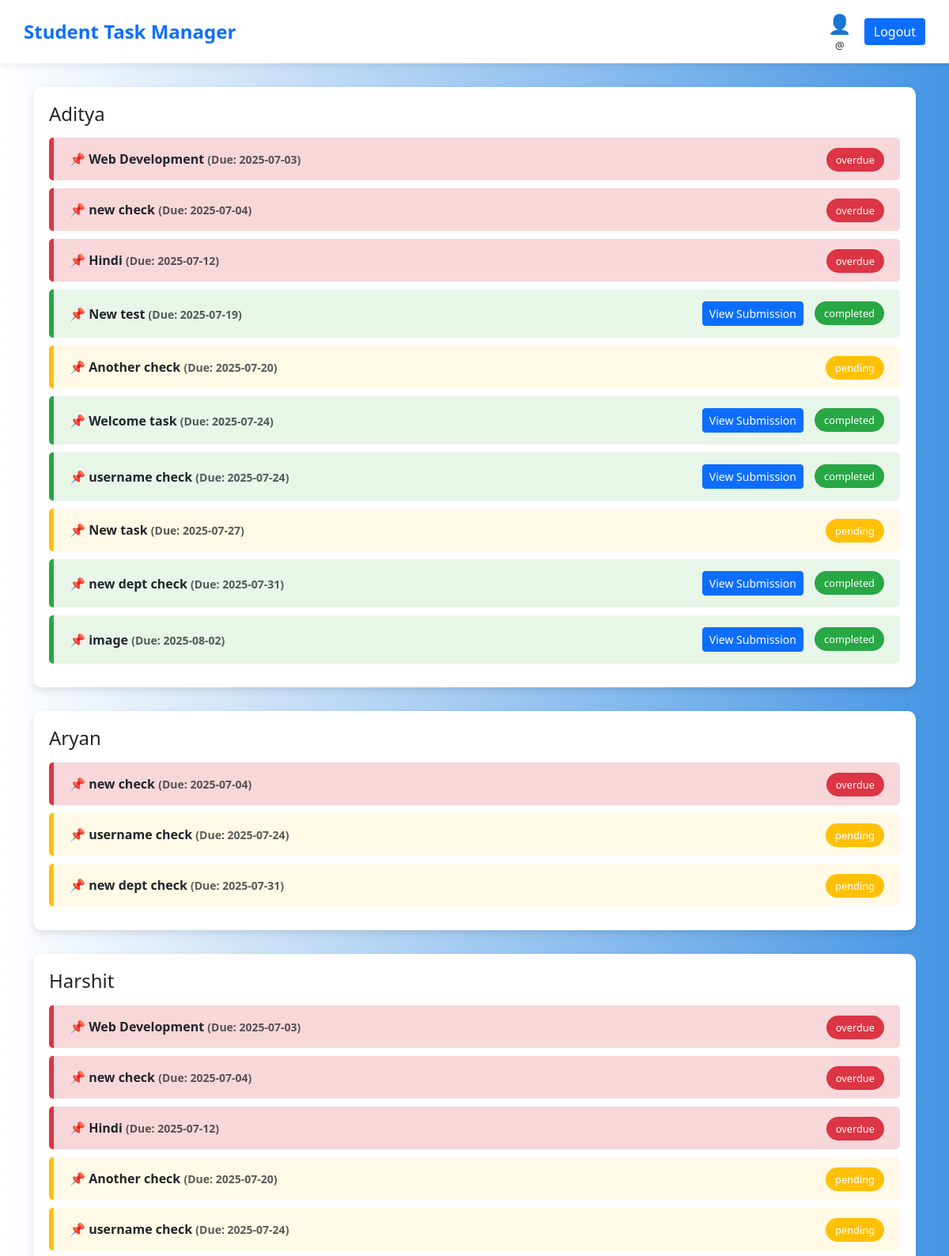
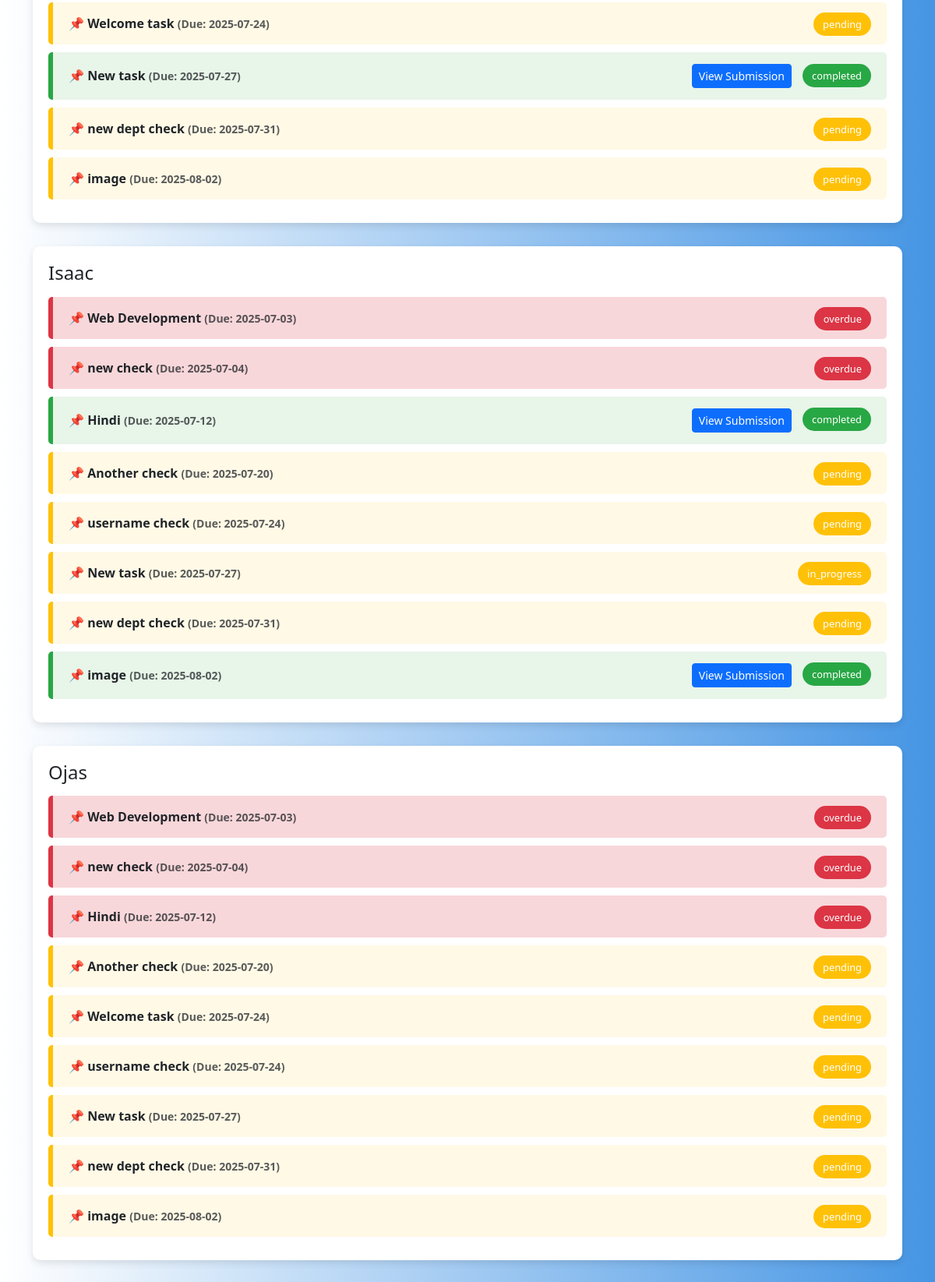
Page /admin_prog_bar.php on the committed database (2 pictures, top to bottom).
### tables this page shows
CREATE TABLE `tasks` (
  `id` int(11) NOT NULL,
  `title` varchar(100) NOT NULL,
  `description` text DEFAULT NULL,
  `assigned_to` int(11) DEFAULT NULL,
  `username` varchar(30) NOT NULL,
  `department` varchar(30) NOT NULL,
  `due_date` date DEFAULT NULL,
  `status` enum('pending','in_progress','completed') DEFAULT 'pending',
  `created_at` timestamp NOT NULL DEFAULT current_timestamp(),
  `file_path` varchar(255) DEFAULT NULL
);

### admin_prog_bar.php (the view, shortened to what this page needs)
<?php
$servername = "localhost";
$username = "root";
$password = "";
$database = "new_task_manag_db";
$conn = mysqli_connect($servername, $username, $password, $database);
$sql = "SELECT users.username, users.rollno, tasks.title, tasks.due_date, tasks.status, tasks.id
        FROM tasks
        INNER JOIN users ON tasks.assigned_to = users.rollno
        ORDER BY users.username, tasks.due_date";
$result = mysqli_query($conn, $sql);
$tasksByStudent = [];
if ($result && mysqli_num_rows($result) > 0) {
    while ($row = mysqli_fetch_assoc($result)) {
        $uname = $row['username'];
        $tasksByStudent[$uname][] = $row;
    }
}
?>
<!DOCTYPE html>
<html lang="en">
<head>
  <link href="https://cdn.jsdelivr.net/npm/bootstrap@5.3.0/dist/css/bootstrap.min.css" rel="stylesheet" />
</head>
<body>
  <nav class="navbar navbar-custom d-flex justify-content-between align-items-center">
    <span class="navbar-brand">Student Task Manager</span>
    <div class="d-flex align-items-center gap-3">
      <div class="text-center">
        <div style="font-size: 24px; color: #0d6efd;">👤</div>
        <div style="font-size: 13px;">
          @<?=  $_SESSION['username']; ?>
        </div>
      </div>
      <button class="btn-logout" onclick="location.href='logout.php'">Logout</button>
    </div>
  </nav>
  <div class="container">
    <?php foreach ($tasksByStudent as $username => $tasks) { ?>
      <div class="student-section">
        <h4 class="mb-3"><?php echo $username; ?></h4>
        <?php foreach ($tasks as $task) {
          $status = strtolower(trim($task['status']));
          if ($task['due_date'] < date('Y-m-d') && $status !== 'completed') {
            $status = 'overdue';
          }
          if ($status === 'completed') {
            $statusColor = '#28a745'; $bgColor = '#e8f5e9';
          } elseif ($status === 'pending' || $status === 'in_progress') {
            $statusColor = '#ffc107'; $bgColor = '#fff9e6';
          } elseif ($status === 'overdue') {
            $statusColor = '#dc3545'; $bgColor = '#f8d7da';
          } else {
            $statusColor = '#999495ff'; $bgColor = '#f0f0f0';
          }
        ?>
        <div class="task-bar" style="border-left-color: <?php echo $statusColor; ?>; background-color: <?php echo $bgColor; ?>;">
          <span class="task-title">📌 <?php echo $task['title']; ?> <small class="text-muted">(Due: <?php echo $task['due_date']; ?>)</small></span>
          <div>
            <?php if ($status === 'completed') { ?>
              <a href="view_submission.php?rollno=<?php echo $task['rollno']; ?>&title=<?php echo $task['title']; ?>" class="btn btn-sm btn-primary">View Submission</a>
            <?php } ?>
            <span class="status-badge" style="background-color: <?php echo $statusColor; ?>;">
              <?php echo $status; ?>
            </span>
          </div>
        </div>
        <?php } ?>
      </div>
    <?php } ?>
  </div>
</body>
</html>

### admin_prog_bar.php (style rules this page uses)
body { font-family: 'Segoe UI', sans-serif; background: linear-gradient(to left, #4595e4, white); margin: 0; padding: 0; }
.navbar-custom { background: #fff; padding: 12px 30px; box-shadow: 0 4px 10px rgba(0, 0, 0, 0.06); }
.navbar-brand { font-weight: 700; font-size: 24px; color: #0d6efd; }
.btn-logout { background: #0d6efd; color: white; border: none; border-radius: 4px; padding: 5px 12px; }
.container { margin-top: 30px; }
.student-section { background: white; border-radius: 10px; padding: 20px; margin-bottom: 30px; box-shadow: 0 4px 10px rgba(0, 0, 0, 0.1); }
.task-bar { display: flex; align-items: center; justify-content: space-between; border-left: 6px solid; border-radius: 5px; padding: 15px 20px; margin-bottom: 10px; }
.task-title { font-weight: 600; font-size: 16px; }
.status-badge { font-size: 0.8rem; padding: 6px 12px; border-radius: 20px; color: white; margin-left: 10px; }

### rows in the picture
tasks: title "Web Development", due_date "2025-07-03", status "overdue"
tasks: title "new check", due_date "2025-07-04", status "overdue"
tasks: title "Hindi", due_date "2025-07-12", status "overdue"
tasks: title "New test", due_date "2025-07-19", status "completed"
tasks: title "Another check", due_date "2025-07-20", status "pending"
tasks: title "Welcome task", due_date "2025-07-24", status "completed"
tasks: title "username check", due_date "2025-07-24", status "completed"
tasks: title "New task", due_date "2025-07-27", status "pending"
tasks: title "new dept check", due_date "2025-07-31", status "completed"
tasks: title "image", due_date "2025-08-02", status "completed"
tasks: title "new check", due_date "2025-07-04", status "overdue"
tasks: title "username check", due_date "2025-07-24", status "pending"
tasks: title "new dept check", due_date "2025-07-31", status "pending"
tasks: title "Web Development", due_date "2025-07-03", status "overdue"
tasks: title "new check", due_date "2025-07-04", status "overdue"
tasks: title "Hindi", due_date "2025-07-12", status "overdue"
tasks: title "Another check", due_date "2025-07-20", status "pending"
tasks: title "username check", due_date "2025-07-24", status "pending"
tasks: title "Welcome task", due_date "2025-07-24", status "pending"
tasks: title "New task", due_date "2025-07-27", status "completed"
tasks: title "new dept check", due_date "2025-07-31", status "pending"
tasks: title "image", due_date "2025-08-02", status "pending"
tasks: title "Web Development", due_date "2025-07-03", status "overdue"
tasks: title "new check", due_date "2025-07-04", status "overdue"
tasks: title "Hindi", due_date "2025-07-12", status "completed"
tasks: title "Another check", due_date "2025-07-20", status "pending"
tasks: title "username check", due_date "2025-07-24", status "pending"
tasks: title "New task", due_date "2025-07-27", status "in_progress"
tasks: title "new dept check", due_date "2025-07-31", status "pending"
tasks: title "image", due_date "2025-08-02", status "completed"
tasks: title "Web Development", due_date "2025-07-03", status "overdue"
tasks: title "new check", due_date "2025-07-04", status "overdue"
tasks: title "Hindi", due_date "2025-07-12", status "overdue"
tasks: title "Another check", due_date "2025-07-20", status "pending"
tasks: title "Welcome task", due_date "2025-07-24", status "pending"
tasks: title "username check", due_date "2025-07-24", status "pending"
tasks: title "New task", due_date "2025-07-27", status "pending"
tasks: title "new dept check", due_date "2025-07-31", status "pending"
tasks: title "image", due_date "2025-08-02", status "pending"

### other values in the picture
$username "Aditya"
$username "Aryan"
$username "Harshit"
$username "Isaac"
$username "Ojas"
